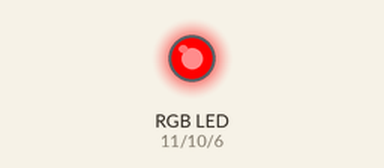
The sketch below on a simulated Arduino Uno, built with avr-gcc and run on an emulated ATmega328P. Parts: an RGB LED mixed from three pins (HIGH = lit).

Above: at 1.0 s.
At 3.0 s:
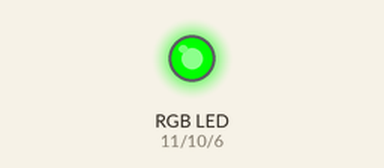
At 5.0 s:
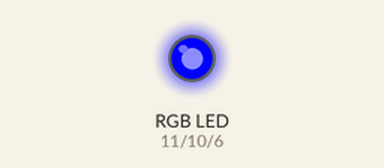
Timing chart, 0 to 7.8 s (numbered marks = the images above):
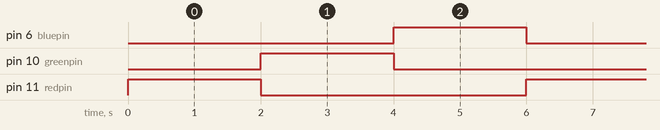

The sketch:

RGB_LED.ino
```cpp
// RGB LEDs are defined as four-terminal device which can produce any colour in the RGB Colour Wheel
// In order to achieve the colour, put PWM outputs to its two input pins to adjust the red, blue and green colour levels.

#define redpin 11  //Declare redpin at pin no.11
#define greenpin 10  //Declare greenpin at pin no.10
#define bluepin 6  //Declare bluepin at pin no.7

void setup()  {

pinMode(redpin,OUTPUT);  //Set the redpin as output
pinMode(greenpin,OUTPUT); //Set the greenpin as output
pinMode(bluepin,OUTPUT); //Set the bluepin as output
 }

void loop()   {

// Considering the brightness of Red light

   analogWrite(redpin,255);
   analogWrite(greenpin,0);
   analogWrite(bluepin,0);
   delay(2000);

//Considering the brightness of Green light

   analogWrite(redpin,0);
   analogWrite(greenpin,255);
   analogWrite(bluepin,0);
   delay(2000);

//Considering the brightness of Blue light

   analogWrite(redpin,0);
   analogWrite(greenpin,0);
   analogWrite(bluepin,255);
   delay(2000);
}
```

Measured:
- by itself, pin 6 (bluepin), pin 10 (greenpin), pin 11 (redpin): alternates HIGH for 2.0 s and LOW for 4.0 s
- by itself, everything shown: repeats every 6.0 s, in 3 steps
